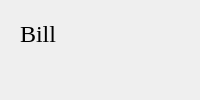
                       <widget class="QWidget" name="bill_search">
                        <layout class="QVBoxLayout" name="verticalLayout_16">
                         <item>
                          <widget class="QWidget" name="widget_42" native="true">
                           <property name="maximumSize">
                            <size>
                             <width>16777215</width>
                             <height>50</height>
                            </size>
                           </property>
                           <layout class="QHBoxLayout" name="horizontalLayout_25">
                            <item>
                             <widget class="QLabel" name="label_27">
                              <property name="font">
                               <font>
                                <family>Georgia</family>
                                <pointsize>18</pointsize>
                                <weight>50</weight>
                                <italic>false</italic>
                                <bold>false</bold>
                               </font>
                              </property>
                              <property name="text">
                               <string>Bill</string>
                              </property>
                             </widget>
                            </item>
                           </layout>
                          </widget>
                         </item>
                         <item>
                          <widget class="QWidget" name="widget_41" native="true"/>
                         </item>
                        </layout>
                       </widget>
